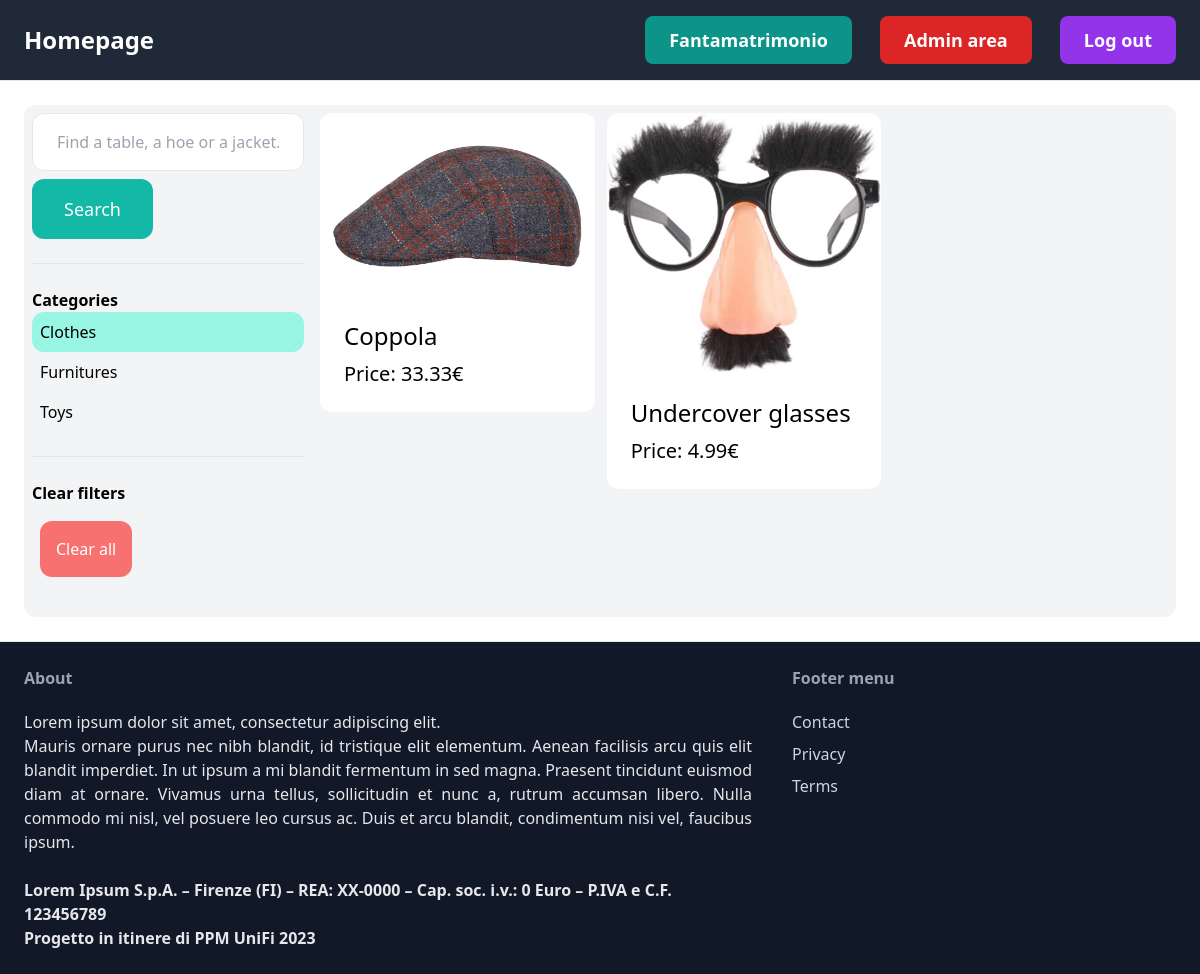
The page /items/?query=&category=3 (signed in) on the database its author committed.
### item/models.py (models this page shows, shortened)
class Category(models.Model):
    name = models.CharField(max_length=255)
    class Meta:
        ordering = ('name',)
        verbose_name_plural = "Categories"

class Item(models.Model):
    category = models.ForeignKey('Category', related_name='items', on_delete=models.CASCADE)
    name = models.CharField(max_length=255)
    description = models.TextField(blank=True, null=True)
    price = models.FloatField()
    image = models.ImageField(upload_to='items_images', blank=True, null=True)
    is_sold = models.BooleanField(default=False)
    created_at = models.DateTimeField(auto_now_add=True)
    created_by = models.ForeignKey(User, related_name='items', on_delete=models.CASCADE)
    class Meta:
        ordering = ('name',)

### item/views.py (the view)
# urls.py: path('items/', include('item.urls')),
def items(request):
    query = request.GET.get('query', '')
    category_id = request.GET.get('category', 0)
    categories = Category.objects.all()
    items = Item.objects.filter(is_sold=False)
    if category_id:
        items = items.filter(category_id=category_id)
    if query:
        items = items.filter(Q(name__icontains=query) | Q(description__icontains=query))
    return render(request, 'item/items.html', {'items': items, 'query': query, 'categories': categories, 'category_id': int(category_id)})

### item/templates/item/items.html (shortened to what this page needs)
{% extends 'core/base.html' %}
{% block content %}
    <div class="pb-6 grid grid-cols-4 gap4 bg-gray-100 rounded-xl">
      <div class="col-span-1 p-2">
        <form method="get" action="{% url 'item:items' %}">
            <input name="query" class="w-full py-4 px-6 border rounded-xl" type="text" value="{{ query }}" placeholder="Find a table, a hoe or a jacket...">
            <button class="mt-2 py-4 px-8 text-lg bg-teal-500 text-white rounded-xl">Search</button>
            <hr class="my-6">
            <p class="font-semibold">Categories</p>
            <ul>
                {% for category in categories %}
                    <li class="py-2 px-2 rounded-xl{% if category.id == category_id %} bg-teal-200{% endif %}">
                        <a href="{% url 'item:items' %}?query={{ query }}&category={{ category.id }}">{{ category.name }}</a>
                    </li>
                {% endfor %}
            </ul>
            <hr class="my-6">
            <p class="font-semibold">Clear filters</p>
            <ul>
                <li class="py-2 px-2 rounded-xl">
                    <a href="{% url 'item:items' %}?query={{ query }}" class="mt-2 py-4 px-4 text-white inline-block bg-red-400 rounded-xl">Clear all</a>
                </li>
            </ul>
        </form>
      </div>
      <div class="col-span-3 p-2">
        <div class="grid grid-cols-3 gap-3">
            {% for item in items %}
                <div>
                    <a href="{% url 'item:detail' item.id %}">
                        <div>
                            <img src="{{ item.image.url }}" alt="{{ item.name }}" class="rounded-t-xl">
                        </div>
                        <div class="p-6 bg-white rounded-b-xl">
                            <h3 class="text-2xl">{{ item.name }}</h3>
                            <p class="mt-2 text-xl">Price: {{ item.price }}€</p>
                        </div>
                    </a>
                </div>
            {% endfor %}
        </div>
      </div>
    </div>
{% endblock %}

### rows shown on the page
Category: name "Clothes"
Category: name "Furnitures"
Category: name "Toys"
Item: image (picture), name "Coppola", price "33.33"
Item: image (picture), name "Undercover glasses", price "4.99"
